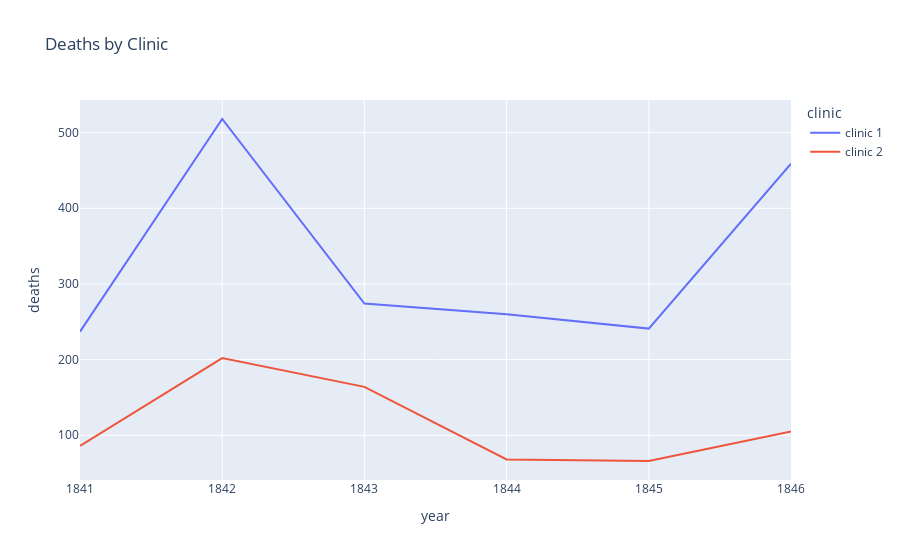

The cell this chart's notebook holds for it:
### Code cell
fig = px.line(
    df_yearly, x="year", y="deaths", color='clinic', title='Deaths by Clinic'
)

fig.show()

### Figure 1 — Plotly figure (JSON) as saved in the notebook; plotly's stock layout.template omitted (floating-point values rounded to 4 significant figures)
{"data": [{"hovertemplate": "clinic=clinic 1<br>year=%{x}<br>deaths=%{y}<extra></extra>", "legendgroup": "clinic 1", "line": {"color": "#636efa", "dash": "solid"}, "marker": {"symbol": "circle"}, "mode": "lines", "name": "clinic 1", "orientation": "v", "showlegend": true, "type": "scatter", "x": [1841, 1842, 1843, 1844, 1845, 1846], "xaxis": "x", "y": [237, 518, 274, 260, 241, 459], "yaxis": "y"}, {"hovertemplate": "clinic=clinic 2<br>year=%{x}<br>deaths=%{y}<extra></extra>", "legendgroup": "clinic 2", "line": {"color": "#EF553B", "dash": "solid"}, "marker": {"symbol": "circle"}, "mode": "lines", "name": "clinic 2", "orientation": "v", "showlegend": true, "type": "scatter", "x": [1841, 1842, 1843, 1844, 1845, 1846], "xaxis": "x", "y": [86, 202, 164, 68, 66, 105], "yaxis": "y"}], "layout": {"legend": {"title": {"text": "clinic"}, "tracegroupgap": 0}, "title": {"text": "Deaths by Clinic"}, "xaxis": {"anchor": "y", "domain": [0, 1], "title": {"text": "year"}}, "yaxis": {"anchor": "x", "domain": [0, 1], "title": {"text": "deaths"}}}}
